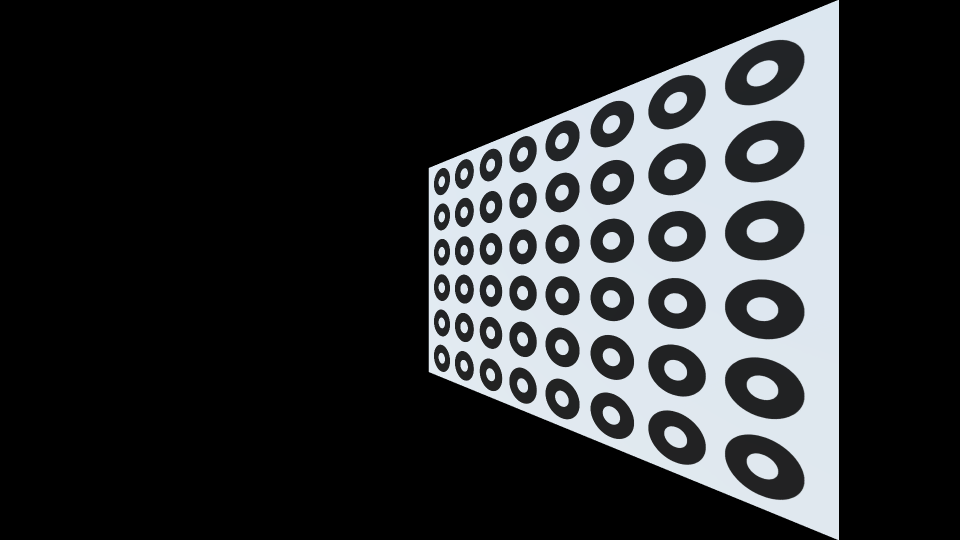
//> input picture centroid-detection/circle-centroid-detection-regions/circle-centroid-detection-regions/test-renders/side4502.png, 1920 x 1080 px (shown at 1/2 size)
$ ./circle-centroid-detection-regions   (built with g++ and OpenCV 4)
//> lines starting //> are read from the running program, lines starting //| are printed output that depends on the picture; after the words box and inside, x2 and y2 are one past the last pixel; in counts of white or black regions, pixels touching at a corner belong together
#include <stdio.h>
#include <opencv2/opencv.hpp>
#include <opencv2/highgui/highgui.hpp>
#include <vector>
#include <iostream>
#include <fstream>
#include <string>

#include <ctime>
#pragma warning(disable : 4996)// tells c++ that ctime is safe

using namespace cv;

using namespace std;

string getFilename(string id) {
    time_t now = time(0);
    char* dt = ctime(&now);
    string ts(dt);
    ts.replace(ts.find(":"), sizeof(":") - 1, "_");
    ts.replace(ts.find(":"), sizeof(":") - 1, "_");
    string filename = "tests/" + ts + "-" + id + ".png";
    filename.replace(filename.find("\n"), sizeof("\n") - 1, "");

    return filename;
}

int main(int argc, char** argv)
{
    const int w = 1920;
    const int h = 1080;
    const int hCircles = 8;
    const int vCircles = 6;

    int outMax = 15000;
    int outMin = 1300;
    int inMax = 1300;
    int inMin = 12;

    string pics[5] = { "center", "front45", "front60", "side4502", "side60" };
    string option = pics[3];
    Mat img = imread("test-renders/" + option + ".png", 1);
//> img is the input picture: 1080 rows x 1920 cols, CV_8UC3; mean B, G, R 49.7, 47.9, 46
    Mat centroids(h, w, CV_8UC3, Scalar(255, 255, 255));

    Mat img_gray;
    Mat binary;
    cvtColor(img, img_gray, COLOR_BGR2GRAY);
    //Canny(img, img, 50, 150, 3);
    GaussianBlur(img_gray, img_gray, Size(9, 9), 2, 2);
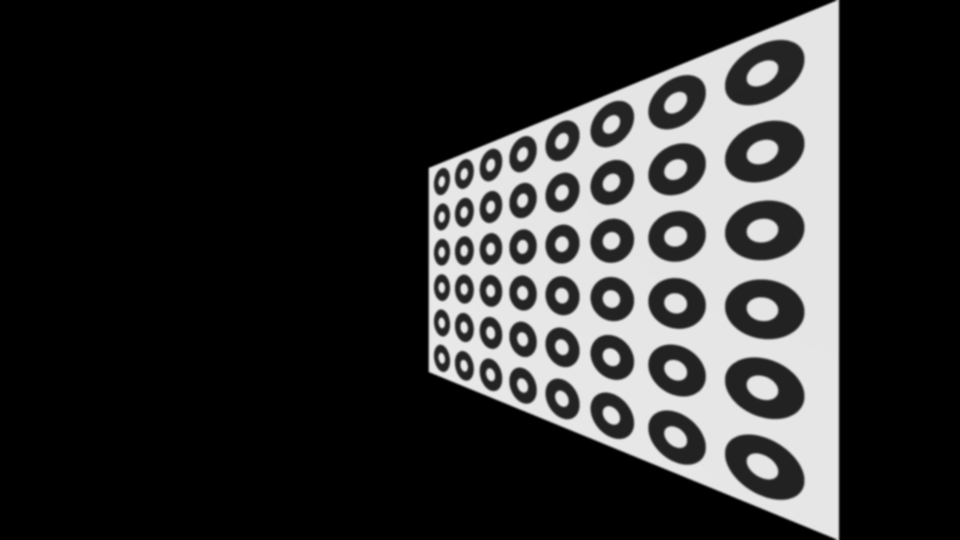
//> img_gray: 1080 rows x 1920 cols, CV_8UC1 (shown at 1/2 size); min 0, max 234, mean 47.6
    threshold(img_gray, binary, 150, 255, THRESH_BINARY);
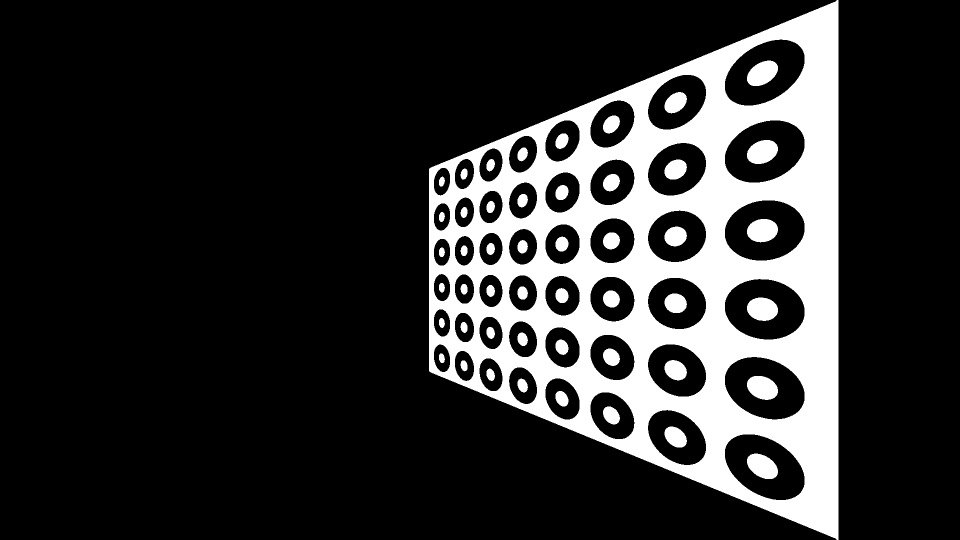
//> binary: 1080 rows x 1920 cols, CV_8UC1 (shown at 1/2 size); 18.6% white; 49 white regions, largest, box (x1, y1, x2, y2) and area: (858, 0, 1677, 1080) 348422, (1494, 595, 1556, 642) 2276, (1494, 752, 1556, 800) 2272

    Mat canny_output;
    vector<vector<Point> > contours;
    vector<Vec4i> hierarchy;

    // detect edges using canny
    Canny(img_gray, canny_output, 50, 150, 3);
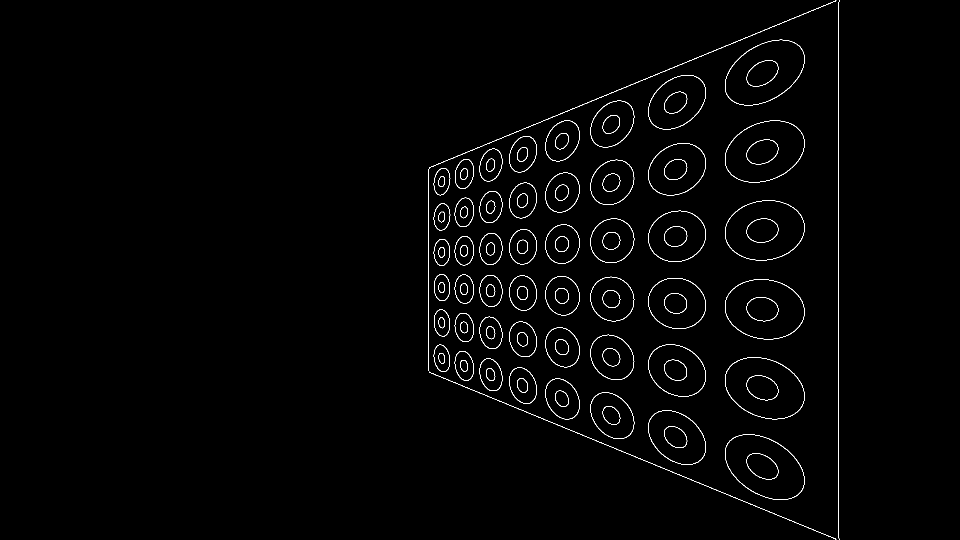
//> canny_output: 1080 rows x 1920 cols, CV_8UC1 (shown at 1/2 size); 1.1% white in thin lines or dots, all inside (x1, y1, x2, y2) = (857, 0, 1679, 1080)

    // find contours
    findContours(canny_output, contours, hierarchy, RETR_TREE, CHAIN_APPROX_SIMPLE, Point(0, 0));
//> contours = 195 contours, 1 with area under 20; largest, box (x1, y1, x2, y2) and area: (1450, 868, 1609, 1000) 14920, (1450, 79, 1609, 211) 14918, (1450, 558, 1609, 679) 14916, (1450, 714, 1609, 839) 14914, (1450, 241, 1609, 365) 14912

    // get the moments
    vector<Moments> outerMoments(contours.size());
//> outerMoments = 195 items
    vector<Moments> innerMoments(contours.size());
//> innerMoments = 195 items
    for (int i = 0; i < contours.size(); i++)
    {
        cout << "Area: " << contourArea(contours[i]) << endl;
        if (contourArea(contours[i]) < outMax && contourArea(contours[i]) > outMin && i % 2 == 1) {
            outerMoments[i] = moments(contours[i], false);
            //cout << "Outer: " << contourArea(contours[i]) << endl;
        }
        if (contourArea(contours[i]) < inMax && contourArea(contours[i]) > inMin && i % 2 == 1) {
            innerMoments[i] = moments(contours[i], false);
            //cout << "Inner: " << contourArea(contours[i]) << endl;
        }
    }
//> this loop made 195 passes
//| Area: 14919.5
//| Area: 14788.5
//| Area: 2374
//| Area: 2322
//| Area: 9197.5
//| Area: 9094.5
//| Area: 1464
//| Area: 1425
//> (output is shown up to pass 8 of 195)
    cout << outerMoments.size() << " " << innerMoments.size() << endl;
//| 195 195
    // get the centroid of figures.
    vector<Point2f> oc(outerMoments.size());
    for (int i = 0; i < outerMoments.size(); i++)
    {
        oc[i] = Point2f(outerMoments[i].m10 / outerMoments[i].m00, outerMoments[i].m01 / outerMoments[i].m00);
    }
//> after the loop, oc = 195 Points (x, y), first 12: [nan, nan], [1529, 933.8], [nan, nan], [1524.4, 932.3], [nan, nan], [1353.6, 874.7], [nan, nan], [1350.8, 873.7], [nan, nan], [1224.2, 831], [nan, nan], [nan, nan]
    vector<Point2f> ic(innerMoments.size());
    for (int i = 0; i < innerMoments.size(); i++)
    {
        ic[i] = Point2f(innerMoments[i].m10 / innerMoments[i].m00, innerMoments[i].m01 / innerMoments[i].m00);
    }
//> after the loop, ic = 195 Points (x, y), first 12: [nan, nan], [nan, nan], [nan, nan], [nan, nan], [nan, nan], [nan, nan], [nan, nan], [nan, nan], [nan, nan], [nan, nan], [nan, nan], [1222.3, 830.4]

    // draw contours
    vector<Point2f> op;
    vector<Point2f> ip;
    Mat drawing(canny_output.size(), CV_8UC3, Scalar(255, 255, 255));

    cout << contours.size() << endl;
//| 195
    for (int i = 0; i < contours.size(); i++)
    {
        if (contourArea(contours[i]) < outMax && contourArea(contours[i]) > outMin && i % 2 == 1) {
            cout << "\tOuter: " << contourArea(contours[i]) << endl;
            Scalar color = Scalar(255, 0, 255);
            op.push_back(oc[i]);
            drawContours(img, contours, i, color, 2, 8, hierarchy, 0, Point());
            drawMarker(img, oc[i], Scalar(255, 0, 255), MARKER_TILTED_CROSS, 10, 2, 8);
            drawMarker(centroids, oc[i], Scalar(255, 0, 255), MARKER_TILTED_CROSS, 10, 2, 8);
            //putText(img, //target image
            //   to_string(int(contourArea(contours[i]))), //text
            //    Point(int(oc[i].x) - i - (rand() % 30), int(oc[i].y) - i - (rand() % 30)), //top-left position
            //    FONT_HERSHEY_DUPLEX,
            //    0.5,
            //    color, //font color
            //    2);

        }
        else if (contourArea(contours[i]) < inMax && contourArea(contours[i]) > inMin && i % 2 == 1) {
            cout << "Inner: " << contourArea(contours[i]) << endl;
            Scalar color = Scalar(255, 0, 0);
            ip.push_back(ic[i]);
            drawContours(img, contours, i, color, 2, 8, hierarchy, 0, Point());
            drawMarker(img, ic[i], Scalar(255, 0, 0), MARKER_CROSS, 10, 2, 8);
            drawMarker(centroids, ic[i], Scalar(255, 0, 0), MARKER_CROSS, 10, 2, 8);
            //putText(img, //target image
            //    to_string(int(contourArea(contours[i]))), //text
            //    Point(int(ic[i].x)-i - (rand()%30), int(ic[i].y)-i - (rand() % 30)), //top-left position
            //    FONT_HERSHEY_DUPLEX,
            //    0.5,
            //    CV_RGB(118, 185, 0), //font color
            //    2);
        }
        else {
            if (i % 2 == 0) {
                cout << "\tNone: " << contourArea(contours[i]) << endl;
            }

        }

    }
//> this loop made 195 passes
//| 	None: 14919.5
//| 	Outer: 14788.5
//| 	None: 2374
//| 	Outer: 2322
//| 	None: 9197.5
//| 	Outer: 9094.5
//| 	None: 1464
//| 	Outer: 1425
//> (output is shown up to pass 8 of 195)
//> pass 2, `drawMarker(img, oc[i], Scalar(255, 0, 255), MARKER_TILTED_CROSS, 10, 2..`:
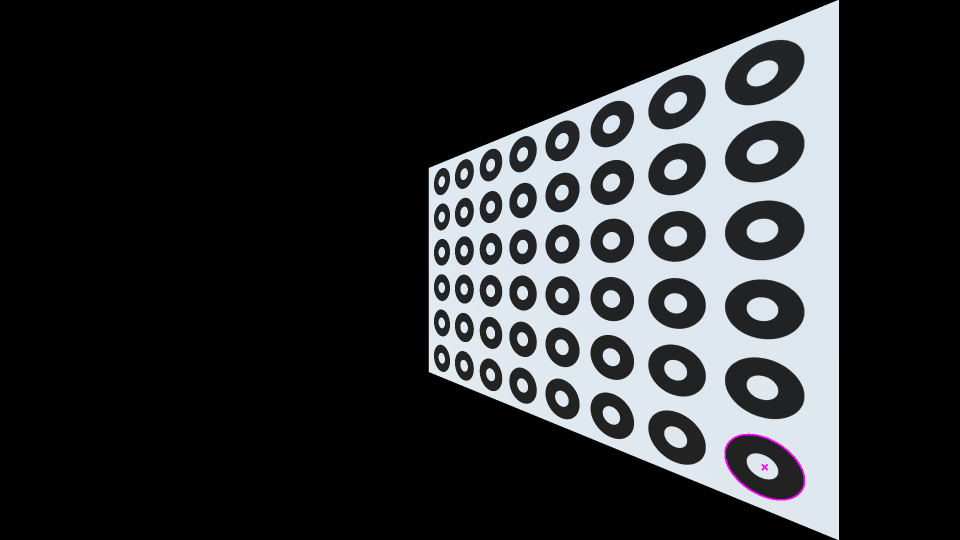
//> img: 1080 rows x 1920 cols, CV_8UC3 (shown at 1/2 size); 0.08% of pixels changed, all inside (x1, y1, x2, y2) = (1449, 867, 1610, 1001)
//> after the loop:
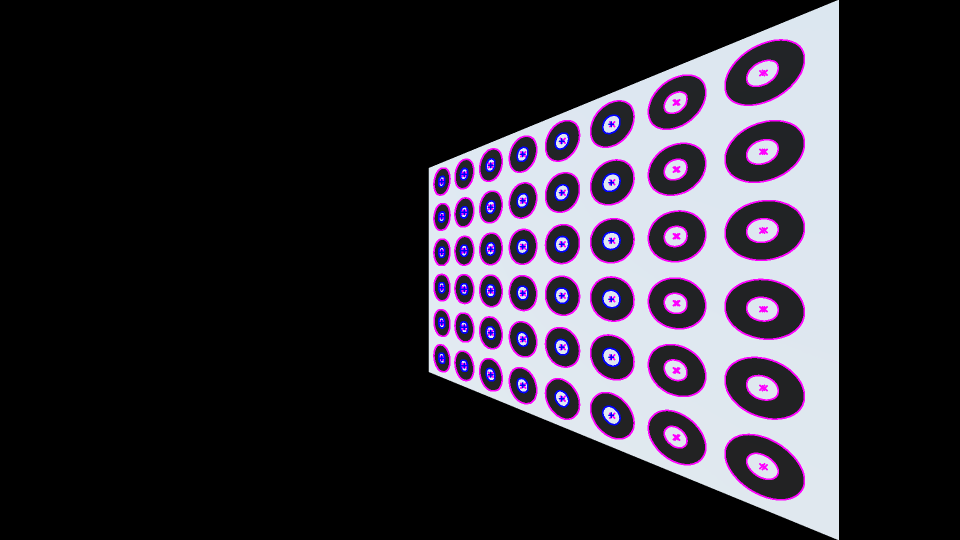
//> img: 1080 rows x 1920 cols, CV_8UC3 (shown at 1/2 size); 2.95% of pixels changed, all inside (x1, y1, x2, y2) = (866, 78, 1610, 960)
//> after the loop:
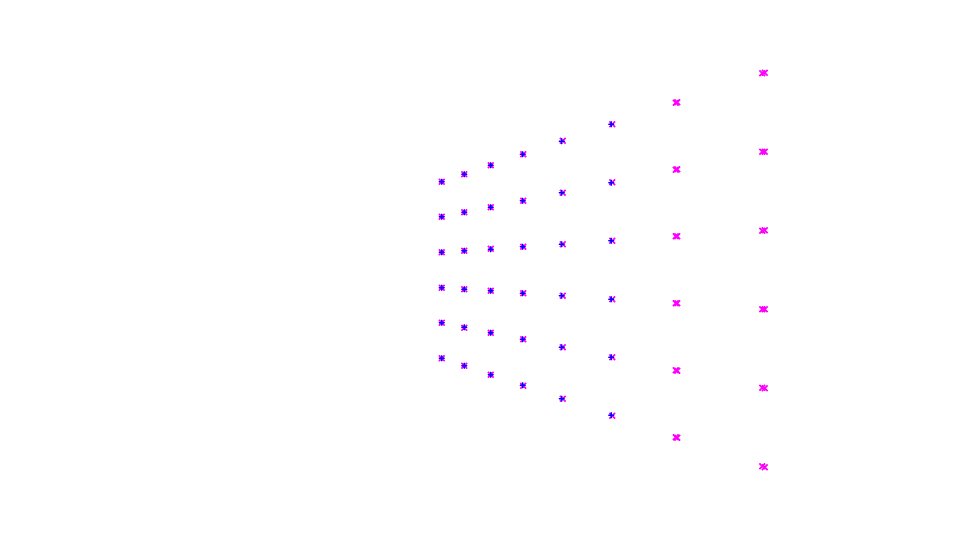
//> centroids: 1080 rows x 1920 cols, CV_8UC3 (shown at 1/2 size); mean B, G, R 255, 254.2, 254.7
//> after the loop, op = 60 Points (x, y), first 12: [1529, 933.8], [1524.4, 932.3], [1353.6, 874.7], [1350.8, 873.7], [1224.2, 831], [1124.6, 797.4], [1045.6, 770.8], [981.5, 749.1], [1529, 776], [1524.4, 775.1], [928.3, 731.2], [1353.7, 740.5]; ip = 36 Points (x, y), first 12: [1222.3, 830.4], [1123.3, 797], [1044.7, 770.4], [980.7, 748.8], [927.8, 731], [883.1, 716], [1222.3, 713.9], [1123.3, 693.9], [1044.6, 678], [980.7, 665.1], [927.8, 654.4], [883, 645.2]
    cout << op.size() << " " << ip.size() << endl;
//| 60 36

    ofstream out("regions" + option + ".txt");
    cout << "op:" << op.size() << endl;
//| op:60
    cout << "ip:" << ip.size() << endl;
//| ip:36
    for (int i = 0; i < op.size(); i++) {
        cout << i << op[i].x << ", " << op[i].y << endl;
        string os = to_string(op[i].x) + ";" + to_string(op[i].y) + "\n";
        out << os;
    }
//> this loop made 60 passes
//| 01529, 933.826
//| 11524.4, 932.287
//| 21353.62, 874.682
//| 31350.85, 873.716
//| 41224.17, 831.041
//| 51124.61, 797.418
//| 61045.6, 770.809
//| 7981.476, 749.119
//> (output is shown up to pass 8 of 60)
    for (int i = 0; i < ip.size(); i++) {
        cout << i << ip[i].x << ", " << ip[i].y << endl;
        string is = to_string(ip[i].x) + ";" + to_string(ip[i].y) + "\n";
        out << is;
    }
//> this loop made 36 passes
//| 01222.34, 830.386
//| 11123.31, 796.946
//| 21044.65, 770.44
//| 3980.679, 748.794
//| 4927.798, 730.997
//| 5883.102, 715.978
//| 61222.3, 713.939
//| 71123.32, 693.922
//> (output is shown up to pass 8 of 36)
    out.close();
    // timestamp for test img storing
    string patternImg = getFilename("pattern");
    string centroidImg = getFilename("centroids");

    namedWindow("Centroids", WINDOW_AUTOSIZE);
    imshow("Centroids", centroids);

    namedWindow("Image", WINDOW_AUTOSIZE);
    imshow("Image", img);
    imwrite(patternImg, img);
    imwrite(centroidImg, centroids);
    waitKey(0);

    return 0;
}
